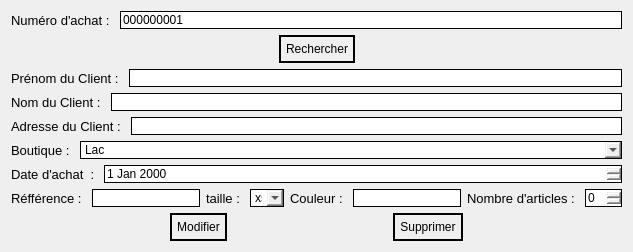
             <widget class="QWidget" name="tab_3">
              <attribute name="title">
               <string>   Modifier Achat   </string>
              </attribute>
              <layout class="QGridLayout" name="gridLayout_24">
               <item row="0" column="0">
                <layout class="QVBoxLayout" name="verticalLayout_28">
                 <item>
                  <layout class="QHBoxLayout" name="horizontalLayout_105">
                   <item>
                    <widget class="QLabel" name="label_89">
                     <property name="font">
                      <font>
                       <family>Segoe UI</family>
                       <pointsize>10</pointsize>
                       <italic>false</italic>
                       <fontweight>DemiBold</fontweight>
                      </font>
                     </property>
                     <property name="styleSheet">
                      <string notr="true">font: 600 10pt &quot;Segoe UI&quot;;
color: rgb(0, 0, 0);</string>
                     </property>
                     <property name="text">
                      <string>Numéro d'achat : </string>
                     </property>
                    </widget>
                   </item>
                   <item>
                    <widget class="QLineEdit" name="lineEdit_55">
                     <property name="styleSheet">
                      <string notr="true">color: rgb(0, 0, 0);
border: 1px solid black;
font: 600 10pt &quot;Segoe UI&quot;;</string>
                     </property>
                     <property name="text">
                      <string>000000001</string>
                     </property>
                     <property name="readOnly">
                      <bool>false</bool>
                     </property>
                    </widget>
                   </item>
                  </layout>
                 </item>
                 <item>
                  <layout class="QHBoxLayout" name="horizontalLayout_117">
                   <item>
                    <spacer name="horizontalSpacer_47">
                     <property name="orientation">
                      <enum>Qt::Orientation::Horizontal</enum>
                     </property>
                     <property name="sizeHint" stdset="0">
                      <size>
                       <width>40</width>
                       <height>20</height>
                      </size>
                     </property>
                    </spacer>
                   </item>
                   <item>
                    <widget class="QPushButton" name="pushButton_44">
                     <property name="styleSheet">
                      <string notr="true">font: 600 12pt &quot;Segoe UI&quot;;
color: rgb(0, 0, 0);
 border: 2px solid black;
    border-radius: 15px;
    padding: 5px; 
selection-background-color: rgb(0, 21, 155);
</string>
                     </property>
                     <property name="text">
                      <string>Rechercher</string>
                     </property>
                    </widget>
                   </item>
                   <item>
                    <spacer name="horizontalSpacer_48">
                     <property name="orientation">
                      <enum>Qt::Orientation::Horizontal</enum>
                     </property>
                     <property name="sizeHint" stdset="0">
                      <size>
                       <width>40</width>
                       <height>20</height>
                      </size>
                     </property>
                    </spacer>
                   </item>
                  </layout>
                 </item>
                 <item>
                  <layout class="QHBoxLayout" name="horizontalLayout_106">
                   <item>
                    <widget class="QLabel" name="label_98">
                     <property name="font">
                      <font>
                       <family>Segoe UI</family>
                       <pointsize>10</pointsize>
                       <italic>false</italic>
                       <fontweight>DemiBold</fontweight>
                      </font>
                     </property>
                     <property name="styleSheet">
                      <string notr="true">font: 600 10pt &quot;Segoe UI&quot;;
color: rgb(0, 0, 0);</string>
                     </property>
                     <property name="text">
                      <string>Prénom du Client : </string>
                     </property>
                    </widget>
                   </item>
                   <item>
                    <widget class="QLineEdit" name="lineEdit_56">
                     <property name="styleSheet">
                      <string notr="true">color: rgb(0, 0, 0);
border: 1px solid black;
font: 600 10pt &quot;Segoe UI&quot;;</string>
                     </property>
                     <property name="text">
                      <string/>
                     </property>
                     <property name="readOnly">
                      <bool>false</bool>
                     </property>
                    </widget>
                   </item>
                  </layout>
                 </item>
                 <item>
                  <layout class="QHBoxLayout" name="horizontalLayout_107">
                   <item>
                    <widget class="QLabel" name="label_100">
                     <property name="font">
                      <font>
                       <family>Segoe UI</family>
                       <pointsize>10</pointsize>
                       <italic>false</italic>
                       <fontweight>DemiBold</fontweight>
                      </font>
                     </property>
                     <property name="styleSheet">
                      <string notr="true">font: 600 10pt &quot;Segoe UI&quot;;
color: rgb(0, 0, 0);</string>
                     </property>
                     <property name="text">
                      <string>Nom du Client : </string>
                     </property>
                    </widget>
                   </item>
                   <item>
                    <widget class="QLineEdit" name="lineEdit_57">
                     <property name="styleSheet">
                      <string notr="true">color: rgb(0, 0, 0);
border: 1px solid black;
font: 600 10pt &quot;Segoe UI&quot;;</string>
                     </property>
                     <property name="text">
                      <string/>
                     </property>
                     <property name="readOnly">
                      <bool>false</bool>
                     </property>
                    </widget>
                   </item>
                  </layout>
                 </item>
                 <item>
                  <layout class="QHBoxLayout" name="horizontalLayout_108">
                   <item>
                    <widget class="QLabel" name="label_101">
                     <property name="font">
                      <font>
                       <family>Segoe UI</family>
                       <pointsize>10</pointsize>
                       <italic>false</italic>
                       <fontweight>DemiBold</fontweight>
                      </font>
                     </property>
                     <property name="styleSheet">
                      <string notr="true">font: 600 10pt &quot;Segoe UI&quot;;
color: rgb(0, 0, 0);</string>
                     </property>
                     <property name="text">
                      <string>Adresse du Client : </string>
                     </property>
                    </widget>
                   </item>
                   <item>
                    <widget class="QLineEdit" name="lineEdit_58">
                     <property name="styleSheet">
                      <string notr="true">color: rgb(0, 0, 0);
border: 1px solid black;
font: 600 10pt &quot;Segoe UI&quot;;</string>
                     </property>
                     <property name="text">
                      <string/>
                     </property>
                     <property name="readOnly">
                      <bool>false</bool>
                     </property>
                    </widget>
                   </item>
                  </layout>
                 </item>
                 <item>
                  <layout class="QHBoxLayout" name="horizontalLayout_109">
                   <item>
                    <widget class="QLabel" name="label_102">
                     <property name="font">
                      <font>
                       <family>Segoe UI</family>
                       <pointsize>10</pointsize>
                       <italic>false</italic>
                       <fontweight>DemiBold</fontweight>
                      </font>
                     </property>
                     <property name="styleSheet">
                      <string notr="true">font: 600 10pt &quot;Segoe UI&quot;;
color: rgb(0, 0, 0);</string>
                     </property>
                     <property name="text">
                      <string>Boutique : </string>
                     </property>
                    </widget>
                   </item>
                   <item>
                    <widget class="QComboBox" name="comboBox_13">
                     <property name="sizePolicy">
                      <sizepolicy hsizetype="Expanding" vsizetype="Fixed">
                       <horstretch>0</horstretch>
                       <verstretch>0</verstretch>
                      </sizepolicy>
                     </property>
                     <property name="styleSheet">
                      <string notr="true">color: rgb(0, 0, 0);
border: 1px solid black;
font: 600 10pt &quot;Segoe UI&quot;;</string>
                     </property>
                     <item>
                      <property name="text">
                       <string>Lac </string>
                      </property>
                     </item>
                     <item>
                      <property name="text">
                       <string>nassr</string>
                      </property>
                     </item>
                     <item>
                      <property name="text">
                       <string>menzah</string>
                      </property>
                     </item>
                    </widget>
                   </item>
                  </layout>
                 </item>
                 <item>
                  <layout class="QHBoxLayout" name="horizontalLayout_110">
                   <item>
                    <widget class="QLabel" name="label_103">
                     <property name="font">
                      <font>
                       <family>Segoe UI</family>
                       <pointsize>10</pointsize>
                       <italic>false</italic>
                       <fontweight>DemiBold</fontweight>
                      </font>
                     </property>
                     <property name="styleSheet">
                      <string notr="true">font: 600 10pt &quot;Segoe UI&quot;;
color: rgb(0, 0, 0);</string>
                     </property>
                     <property name="text">
                      <string>Date d'achat  : </string>
                     </property>
                     <property name="scaledContents">
                      <bool>false</bool>
                     </property>
                     <property name="wordWrap">
                      <bool>false</bool>
                     </property>
                    </widget>
                   </item>
                   <item>
                    <widget class="QDateEdit" name="dateEdit_11">
                     <property name="sizePolicy">
                      <sizepolicy hsizetype="Expanding" vsizetype="Fixed">
                       <horstretch>0</horstretch>
                       <verstretch>0</verstretch>
                      </sizepolicy>
                     </property>
                     <property name="styleSheet">
                      <string notr="true">color: rgb(0, 0, 0);
border: 1px solid black;
font: 600 10pt &quot;Segoe UI&quot;;</string>
                     </property>
                    </widget>
                   </item>
                  </layout>
                 </item>
                 <item>
                  <layout class="QHBoxLayout" name="horizontalLayout_111">
                   <item>
                    <layout class="QHBoxLayout" name="horizontalLayout_112">
                     <item>
                      <layout class="QHBoxLayout" name="horizontalLayout_113">
                       <item>
                        <widget class="QLabel" name="label_104">
                         <property name="font">
                          <font>
                           <family>Segoe UI</family>
                           <pointsize>10</pointsize>
                           <italic>false</italic>
                           <fontweight>DemiBold</fontweight>
                          </font>
                         </property>
                         <property name="styleSheet">
                          <string notr="true">font: 600 10pt &quot;Segoe UI&quot;;
color: rgb(0, 0, 0);</string>
                         </property>
                         <property name="text">
                          <string>Réfférence : </string>
                         </property>
                        </widget>
                       </item>
                       <item>
                        <widget class="QLineEdit" name="lineEdit_59">
                         <property name="styleSheet">
                          <string notr="true">color: rgb(0, 0, 0);
border: 1px solid black;
font: 600 10pt &quot;Segoe UI&quot;;</string>
                         </property>
                         <property name="text">
                          <string/>
                         </property>
                         <property name="readOnly">
                          <bool>false</bool>
                         </property>
                        </widget>
                       </item>
                      </layout>
                     </item>
                     <item>
                      <layout class="QHBoxLayout" name="horizontalLayout_114">
                       <item>
                        <widget class="QLabel" name="label_105">
                         <property name="font">
                          <font>
                           <family>Segoe UI</family>
                           <pointsize>10</pointsize>
                           <italic>false</italic>
                           <fontweight>DemiBold</fontweight>
                          </font>
                         </property>
                         <property name="styleSheet">
                          <string notr="true">font: 600 10pt &quot;Segoe UI&quot;;
color: rgb(0, 0, 0);</string>
                         </property>
                         <property name="text">
                          <string>taille : </string>
                         </property>
                        </widget>
                       </item>
                       <item>
                        <widget class="QComboBox" name="comboBox_14">
                         <property name="styleSheet">
                          <string notr="true">color: rgb(0, 0, 0);
border: 1px solid black;
font: 600 10pt &quot;Segoe UI&quot;;</string>
                         </property>
                         <item>
                          <property name="text">
                           <string>xs</string>
                          </property>
                         </item>
                         <item>
                          <property name="text">
                           <string>s</string>
                          </property>
                         </item>
                         <item>
                          <property name="text">
                           <string>m</string>
                          </property>
                         </item>
                         <item>
                          <property name="text">
                           <string>l</string>
                          </property>
                         </item>
                         <item>
                          <property name="text">
                           <string>xl</string>
                          </property>
                         </item>
                         <item>
                          <property name="text">
                           <string>xxl</string>
                          </property>
                         </item>
                        </widget>
                       </item>
                      </layout>
                     </item>
                     <item>
                      <layout class="QHBoxLayout" name="horizontalLayout_115">
                       <item>
                        <widget class="QLabel" name="label_106">
                         <property name="font">
                          <font>
                           <family>Segoe UI</family>
                           <pointsize>10</pointsize>
                           <italic>false</italic>
                           <fontweight>DemiBold</fontweight>
                          </font>
                         </property>
                         <property name="styleSheet">
                          <string notr="true">font: 600 10pt &quot;Segoe UI&quot;;
color: rgb(0, 0, 0);</string>
                         </property>
                         <property name="text">
                          <string>Couleur : </string>
                         </property>
                        </widget>
                       </item>
                       <item>
                        <widget class="QLineEdit" name="lineEdit_60">
                         <property name="styleSheet">
                          <string notr="true">color: rgb(0, 0, 0);
border: 1px solid black;
font: 600 10pt &quot;Segoe UI&quot;;</string>
                         </property>
                         <property name="text">
                          <string/>
                         </property>
                         <property name="readOnly">
                          <bool>false</bool>
                         </property>
                        </widget>
                       </item>
                      </layout>
                     </item>
                    </layout>
                   </item>
                   <item>
                    <widget class="QLabel" name="label_107">
                     <property name="font">
                      <font>
                       <family>Segoe UI</family>
                       <pointsize>10</pointsize>
                       <italic>false</italic>
                       <fontweight>DemiBold</fontweight>
                      </font>
                     </property>
                     <property name="styleSheet">
                      <string notr="true">font: 600 10pt &quot;Segoe UI&quot;;
color: rgb(0, 0, 0);</string>
                     </property>
                     <property name="text">
                      <string>Nombre d'articles : </string>
                     </property>
                    </widget>
                   </item>
                   <item>
                    <widget class="QSpinBox" name="spinBox_9">
                     <property name="styleSheet">
                      <string notr="true">color: rgb(0, 0, 0);
border: 1px solid black;
font: 600 10pt &quot;Segoe UI&quot;;</string>
                     </property>
                    </widget>
                   </item>
                  </layout>
                 </item>
                 <item>
                  <layout class="QHBoxLayout" name="horizontalLayout_116">
                   <item>
                    <spacer name="horizontalSpacer_44">
                     <property name="orientation">
                      <enum>Qt::Orientation::Horizontal</enum>
                     </property>
                     <property name="sizeHint" stdset="0">
                      <size>
                       <width>40</width>
                       <height>20</height>
                      </size>
                     </property>
                    </spacer>
                   </item>
                   <item>
                    <widget class="QPushButton" name="pushButton_42">
                     <property name="styleSheet">
                      <string notr="true">font: 600 12pt &quot;Segoe UI&quot;;
color: rgb(0, 0, 0);
 border: 2px solid black;
    border-radius: 15px;
    padding: 5px; 
selection-background-color: rgb(0, 21, 155);
</string>
                     </property>
                     <property name="text">
                      <string>Modifier</string>
                     </property>
                    </widget>
                   </item>
                   <item>
                    <spacer name="horizontalSpacer_45">
                     <property name="orientation">
                      <enum>Qt::Orientation::Horizontal</enum>
                     </property>
                     <property name="sizeHint" stdset="0">
                      <size>
                       <width>40</width>
                       <height>20</height>
                      </size>
                     </property>
                    </spacer>
                   </item>
                   <item>
                    <widget class="QPushButton" name="pushButton_43">
                     <property name="styleSheet">
                      <string notr="true">font: 600 12pt &quot;Segoe UI&quot;;
color: rgb(0, 0, 0);
 border: 2px solid black;
    border-radius: 15px;
    padding: 5px; 
selection-background-color: rgb(0, 21, 155);
</string>
                     </property>
                     <property name="text">
                      <string>Supprimer</string>
                     </property>
                    </widget>
                   </item>
                   <item>
                    <spacer name="horizontalSpacer_46">
                     <property name="orientation">
                      <enum>Qt::Orientation::Horizontal</enum>
                     </property>
                     <property name="sizeHint" stdset="0">
                      <size>
                       <width>40</width>
                       <height>20</height>
                      </size>
                     </property>
                    </spacer>
                   </item>
                  </layout>
                 </item>
                </layout>
               </item>
              </layout>
             </widget>
